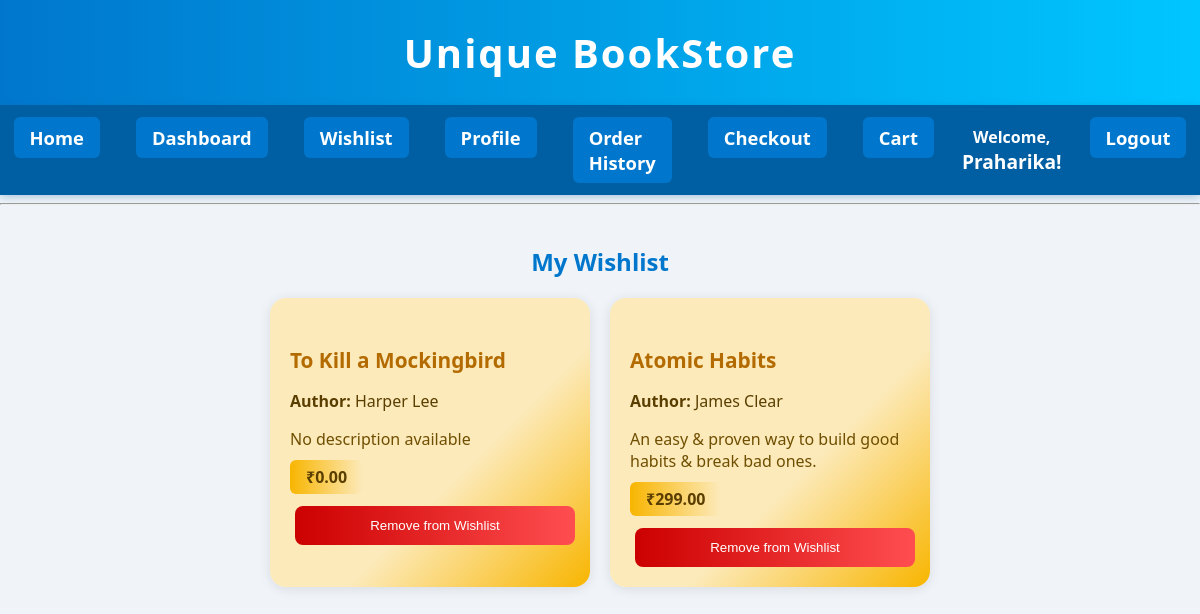
Page /wishlist/ (signed in) on the committed database.
### store/models.py (models this page shows, shortened)
class Wishlist(models.Model):
    user = models.ForeignKey(User, on_delete=models.CASCADE, related_name='wishlist')
    book = models.ForeignKey(Book, on_delete=models.CASCADE, related_name='wishlisted_by')
    class Meta:
        unique_together = ('user', 'book')

class Book(models.Model):
    title = models.CharField(max_length=200)
    author = models.CharField(max_length=100)
    description = models.TextField(default="No description available")
    price = models.DecimalField(max_digits=8, decimal_places=2, default=0.00)
    cover_image = models.ImageField(upload_to='book_covers/', null=True, blank=True)
    genre = models.CharField(max_length=100, null=True, blank=True)
    stock = models.PositiveIntegerField(default=0)

### store/views.py (the view)
# urls.py: path('wishlist/', views.wishlist, name='wishlist'),
@login_required
def wishlist(request):
    wishlist_items = Wishlist.objects.filter(user=request.user).select_related('book')
    return render(request, 'store/wishlist.html', {'wishlist_items': wishlist_items})

### store/templates/store/wishlist.html (shortened to what this page needs)
{% extends "store/base.html" %}
{% block content %}
<div style="max-width: 900px; margin: 40px auto; text-align: center;">
    <h2 style="color: #0077cc; font-weight: 700; margin-bottom: 20px;">My Wishlist</h2>
    {% if wishlist_items %}
        <div style="display: flex; flex-wrap: wrap; justify-content: center; gap: 20px;">
            {% for item in wishlist_items %}
                <div style="background: linear-gradient(135deg, #fceabb 60%, #f8b500 100%); border-radius: 16px; box-shadow: 0 2px 12px rgba(0,0,0,0.1); width: 280px; padding: 20px; text-align: left; transition: transform 0.2s, box-shadow 0.2s;"
                     onmouseover="this.style.transform='scale(1.05)';this.style.boxShadow='0 6px 24px #f8b500aa'"
                     onmouseout="this.style.transform='scale(1)';this.style.boxShadow='0 2px 12px rgba(0,0,0,0.1)'">
                    <h4 style="color: #b36b00; font-size: 1.3rem; margin-bottom: 8px;">
                        <a href="{% url 'book_detail' item.book.id %}" style="color: #b36b00; text-decoration: none;">{{ item.book.title }}</a>
                    </h4>
                    <p style="color: #5a3e00; margin-bottom: 6px;"><strong>Author:</strong> {{ item.book.author }}</p>
                    <p style="color: #6f4e00; margin-bottom: 10px;">{{ item.book.description }}</p>
                    <span style="display: inline-block; background: linear-gradient(90deg, #f8b500, #fceabb); color: #5a3e00; padding: 6px 16px; border-radius: 6px; font-weight: 600;">&#8377;{{ item.book.price }}</span>
                    <form method="post" action="{% url 'remove_from_wishlist' item.book.id %}" style="margin-top: 12px;">
                        <button type="submit" class="custom-btn remove-btn" style="width: 100%; background: linear-gradient(90deg, #cc0000, #ff4e50);">Remove from Wishlist</button>
                    </form>
                </div>
            {% endfor %}
        </div>
    {% else %}
        <p style="color: #cc0000; font-size: 1.2rem;">Your wishlist is empty.</p>
    {% endif %}
</div>
{% endblock %}

### store/templates/store/base.html (shortened to what this page needs)
<!DOCTYPE html>
<html lang="en">
<head>
</head>
<body>
    <header>Unique BookStore</header>
    <nav>
        <ul>
            <li><a href="{% url 'home' %}" class="nav-btn">Home</a></li>
            {% if user.is_authenticated %}
                <li><a href="{% url 'dashboard' %}" class="nav-btn">Dashboard</a></li>
                <li><a href="{% url 'wishlist' %}" class="nav-btn">Wishlist</a></li>
                <li><a href="{% url 'profile' %}" class="nav-btn">Profile</a></li>
                <li><a href="{% url 'order_history' %}" class="nav-btn">Order History</a></li>
                <li><a href="{% url 'checkout' %}" class="nav-btn">Checkout</a></li>
                <li><a href="{% url 'cart' %}" class="nav-btn">Cart{% with request.session.cart|length as cart_count %}{% if cart_count > 0 %} ({{ cart_count }}){% endif %}{% endwith %}</a></li>
                <li style="display: flex; flex-direction: column; justify-content: center; align-items: center; color: white; font-weight: 600; font-size: 1rem; margin: 0 10px;">
                    <span>Welcome,</span>
                    <span style="font-size: 1.2rem; font-weight: 700;">{{ user.username }}!</span>
                </li>
                <li><a href="{% url 'logout' %}" class="nav-btn">Logout</a></li>
            {% else %}
                <li><a href="{% url 'login' %}" class="nav-btn">Login</a></li>
                <li><a href="{% url 'register' %}" class="nav-btn">Register</a></li>
                <li><a href="{% url 'cart' %}" class="nav-btn">Cart</a></li>
            {% endif %}
        </ul>
    </nav>
    <hr>
    {% block content %}
    {% endblock %}
</body>
</html>

### store/templates/store/base.html (style rules this page uses)
body { font-family: 'Segoe UI', Tahoma, Geneva, Verdana, sans-serif; margin: 0; padding: 0; background-color: #f0f4f8; color: #333; }
header { background: linear-gradient(90deg, #0077cc, #00c6ff); color: white; padding: 25px 0; text-align: center; font-size: 2.5em; font-weight: 700; letter-spacing: 2px; box-shadow: 0 4px 12px rgba(0, 118, 204, 0.4); }
nav { background-color: #005fa3; padding: 12px 0; box-shadow: 0 2px 8px rgba(0, 95, 163, 0.3); }
nav ul { list-style: none; margin: 0; padding: 0; display: flex; justify-content: center; }
nav ul li { margin: 0 18px; font-size: 1.15em; font-weight: 600; }
nav ul li a { color: white; text-decoration: none; padding: 8px 16px; border-radius: 6px; transition: background-color 0.3s ease, box-shadow 0.3s ease; box-shadow: inset 0 0 0 0 transparent; display: inline-block; }
.nav-btn { background-color: #0077cc; color: white !important; padding: 8px 16px; border-radius: 6px; font-weight: 600; text-decoration: none; transition: background-color 0.3s ease, box-shadow 0.3s ease; box-shadow: inset 0 0 0 0 transparent; display: inline-block; }

### store/templates/store/wishlist.html (style rules this page uses)
.custom-btn { padding: 12px 28px; color: white; text-decoration: none; border-radius: 8px; font-weight: 500; margin: 0 5px; transition: box-shadow 0.2s, background 0.2s; display: inline-block; border: none; cursor: pointer; }
.remove-btn { background: linear-gradient(90deg, #cc0000, #ff4e50); }

### rows in the picture
Wishlist: book "To Kill a Mockingbird", book.author "Harper Lee", book.description "No description available", book.price "0.00"
Wishlist: book "Atomic Habits", book.author "James Clear", book.description "An easy & proven way to build good habits & break bad ones.", book.price "299.00"

### other values in the picture
{{ user.username }} "Praharika"
